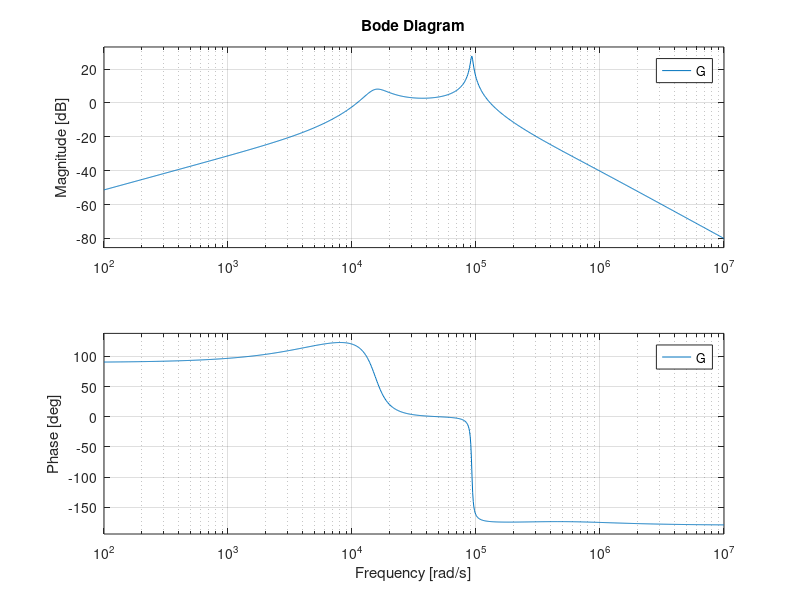

Here is the MATLAB script that generated this plot:
L = 40*10^-3;
C = 10^-6;
R = 100;
Kp=1;
Ki=6750;
Td=0;

%T=tf([L*C R*C 0],[L*C R*C 2])
%bode(T)

L1=47*10^-6;
C5=10^-6;
C2=10^-6;
C3=10^-6;

%syms s

% Z1=L1*s;
% Zl=R+L*s;
% Z5=1/(C5*s);
% Z2=1/(C2*s);
% Zeq=(1+R4*C4*s)/(C3*s+R4*C4*C3*s^2+C4*s);
% 
% 
% G(s)= simplify(1/(2*Z1*((Zl+Z5)/(Zl)*(1/(Zeq)+1/(2*Z2))+1/(Zl))+(2*Z5)/(Zl)+1))

%G=tf([-7.889*10^18 221.631*10e^54 1.012*10^60 1.146*10^63 465.661*10^36],[31.25*10^45 310.755*10^48 223.515*10^54 1.019*10^60 12.227*10^63 22.915*10^66])


%calculated with Matcad
Kp=2;
Ki=600;
C=tf([Kp Ki],[1 0])
G=tf([10*10^9 4.612*10^15 30.342*10^18 15.259*10^-6],[1 561.726*10^3 14.566*10^9 4.918*10^15 33.72*10^18 1.118*10^24])
%G=tf([3.597*10^3 24.011*10^6 0],[3.597*10^3 25.101*10^6 1.327*10^12])
%G=tf([21.598*10^12 0],[21.598*10^12 296.843*10^15])
%figure()
% bode(C)
% figure()
bode(G) 
% figure()
% bode(C*G)